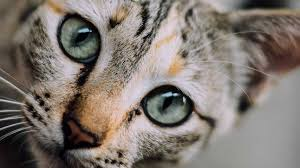
#> input picture machine-learning/dataset/cat.png, 300 x 168 px, found by its file name
$ jupyter execute 'image feature.ipynb'   (shell and % lines are left out)
#> lines starting #> are read from the running program, lines starting #| are printed output that depends on the picture
[cell 1]
import skimage
from skimage import io
import numpy as np
import pandas as pd
import matplotlib.pyplot as plt

## 图像 shape

[cell 2]
cat = io.imread('D:/user_profile/python/machine-learning/dataset/cat.png')  # Reading, saving, and displaying images and video.
#> cat is the input picture: shape (168, 300, 3); mean R, G, B 127.5, 118.8, 111.9
dog = io.imread('D:/user_profile/python/machine-learning/dataset/dog.png')
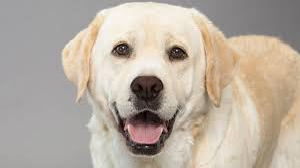
#> input picture machine-learning/dataset/dog.png, 300 x 168 px, found by its file name
#> dog is the input picture: shape (168, 300, 3); mean R, G, B 184.5, 173.5, 160.8

df = pd.DataFrame(['Cat','Dog'],columns=['Image'])

print(cat.shape,dog.shape)
#| (168, 300, 3) (168, 300, 3)

[cell 3]
cat                                                                          # 三维数组,0-255,越小的值代表越暗，越大的值越亮

[cell 4]
fig = plt.figure(figsize=(10,4))            # 展示图片
ax1 = fig.add_subplot(1,2,1)
ax1.imshow(cat)
ax2 = fig.add_subplot(1,2,2)
ax2.imshow(dog)
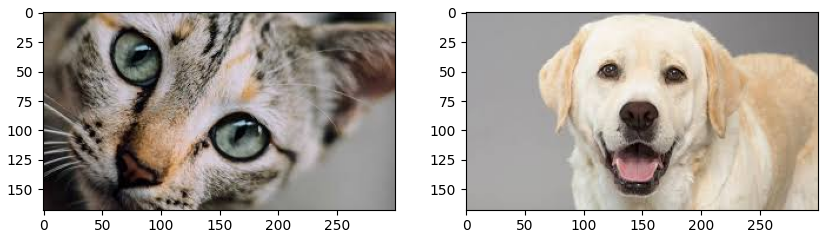
#> figure drawn by matplotlib, 2 panels

[cell 5]
# 单色图

dog_r = dog.copy()
dog_r[:,:,1] = dog_r[:,:,2] = 0           # 红色  set G,B pixels = 0
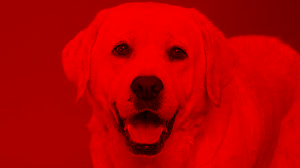
#> dog_r: shape (168, 300, 3); mean R, G, B 184.5, 0, 0
dog_g = dog.copy()
dog_g[:,:,0] = dog_g[:,:,2] = 0           # 绿色  set R,B pixels = 0
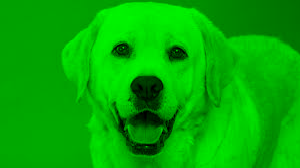
#> dog_g: shape (168, 300, 3); mean R, G, B 0, 173.5, 0
dog_b = dog.copy()
dog_b[:,:,0] = dog_b[:,:,1] = 0           # 蓝色  set R,G pixels = 0
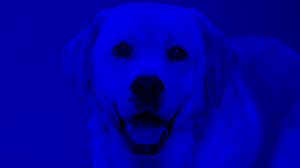
#> dog_b: shape (168, 300, 3); mean R, G, B 0, 0, 160.8

plot_image = np.concatenate((dog_r,dog_g,dog_b),axis=1)
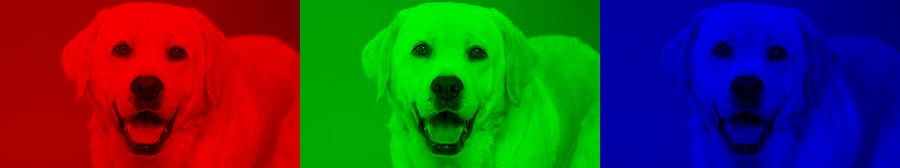
#> plot_image: shape (168, 900, 3); mean R, G, B 61.5, 57.8, 53.6
plt.figure(figsize=(12,4))
plt.imshow(plot_image)

dog_r

[cell 6]
# 灰度图

fig = plt.figure(figsize=(12,4))
ax1 = fig.add_subplot(2,2,1)
ax1.imshow(cat,cmap='gray')
ax2 = fig.add_subplot(2,2,2)
ax2.imshow(dog,cmap='gray')
